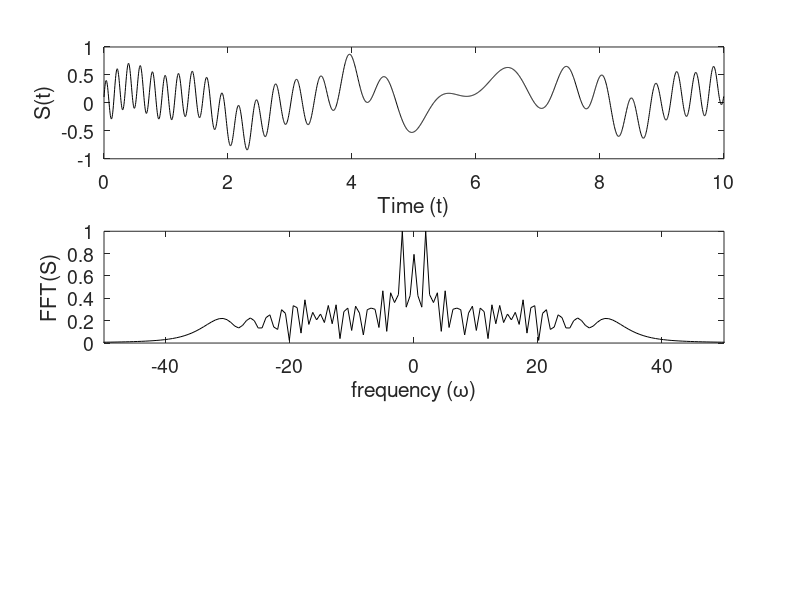
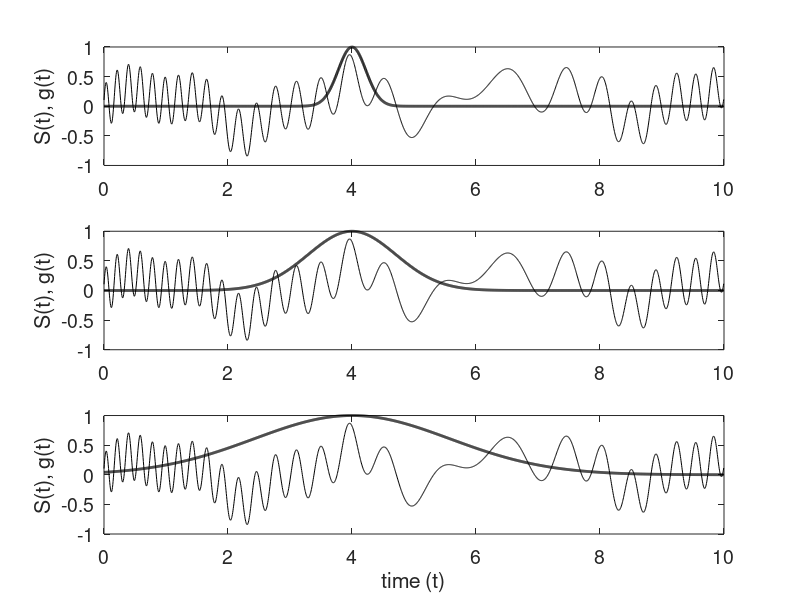
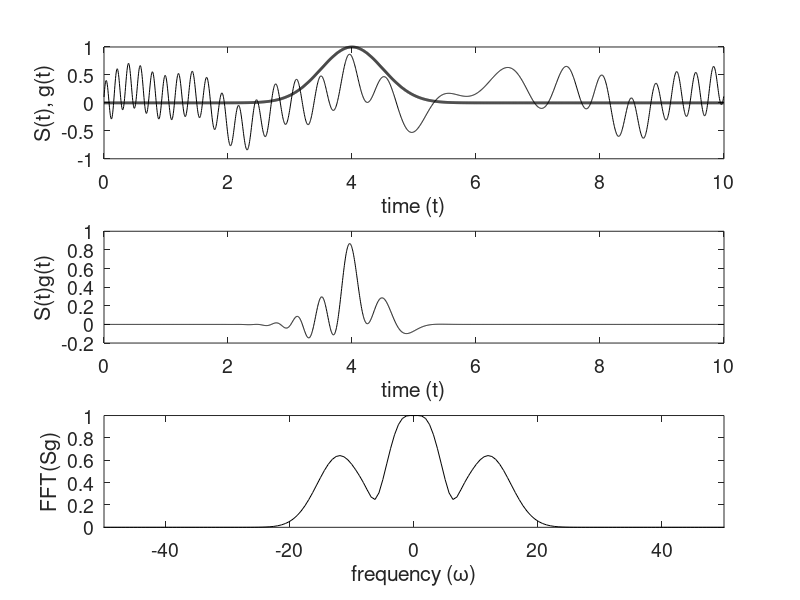
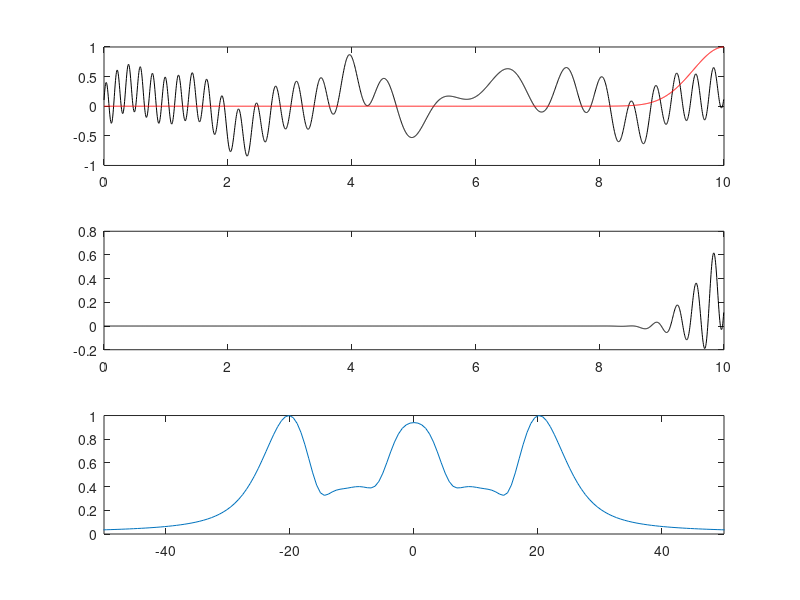

Write the MATLAB code that produced these figures, in order. (Note: this script raises an error after producing the figures.)
clear all; close all; clc

%% SIGNAL CONSTRUCTION

L=10; n=2048;
t2=linspace(0,L,n+1); t=t2(1:n); 
k=(2*pi/L)*[0:n/2-1 -n/2:-1]; 
ks=fftshift(k);

S=(3*sin(2*t)+0.5*tanh(0.5*(t-3))+ 0.2*exp(-(t-4).^2)... 
    +1.5*sin(5*t)+4*cos(3*(t-6).^2))/10+(t/20).^3;
St=fft(S);

figure(1)
subplot(3,1,1) % Time domain
plot(t,S,'k') 
set(gca,'Fontsize',[14]), xlabel('Time (t)'), ylabel('S(t)')

subplot(3,1,2) % Fourier domain 
plot(ks,abs(fftshift(St))/max(abs(St)),'k'); axis([-50 50 0 1])
set(gca,'Fontsize',[14])
xlabel('frequency (\omega)'), ylabel('FFT(S)')

%%  GABOR WINDOW

figure(2) 
width=[10 1 0.2]; 
for j=1:3
    g=exp(-width(j)*(t-4).^2); 
    subplot(3,1,j)
    plot(t,S,'k'), hold on 
    plot(t,g,'k','Linewidth',[2]) 
    set(gca,'Fontsize',[14]) 
    ylabel('S(t), g(t)')
end
xlabel('time (t)')

%%  GABOR TRANSFORM

figure(3) 
g=exp(-2*(t-4).^2); 
Sg=g.*S; Sgt=fft(Sg);

subplot(3,1,1), plot(t,S,'k'), hold on 
plot(t,g,'k','Linewidth',[2]) 
set(gca,'Fontsize',[14])
ylabel('S(t), g(t)'), xlabel('time (t)')

subplot(3,1,2), plot(t,Sg,'k') 
set(gca,'Fontsize',[14]) 
ylabel('S(t)g(t)'), xlabel('time (t)')

subplot(3,1,3), plot(ks,abs(fftshift(Sgt))/max(abs(Sgt)),'k') 
axis([-50 50 0 1])
set(gca,'Fontsize',[14])
ylabel('FFT(Sg)'), xlabel('frequency (\omega)')

%% SLIDING GABOR WINDOW

figure(4)
Sgt_spec=[]; 
tslide=0:0.1:10;
for j=1:length(tslide)
    g=exp(-2*(t-tslide(j)).^2); % Gabor 
    Sg=g.*S; 
    Sgt=fft(Sg); 
    Sgt_spec=[Sgt_spec; 
    abs(fftshift(Sgt))]; 
    subplot(3,1,1), plot(t,S,'k',t,g,'r')
    subplot(3,1,2), plot(t,Sg,'k')
    subplot(3,1,3), plot(ks,abs(fftshift(Sgt))/max(abs(Sgt))) 
    axis([-50 50 0 1])
    drawnow
    pause(0.1)
end

figure(5)
pcolor(tslide,ks,Sgt_spec.'), 
shading interp 
set(gca,'Ylim',[-50 50],'Fontsize',[14]) 
colormap(hot)

%% MATLAB SPECTROGRAM

Sp=spectrogram(S);
figure(6)
pcolor(abs(Sp))
shading interp
set(gca,'Ylim',[0 20],'Fontsize',[14]) 

colormap(hot)